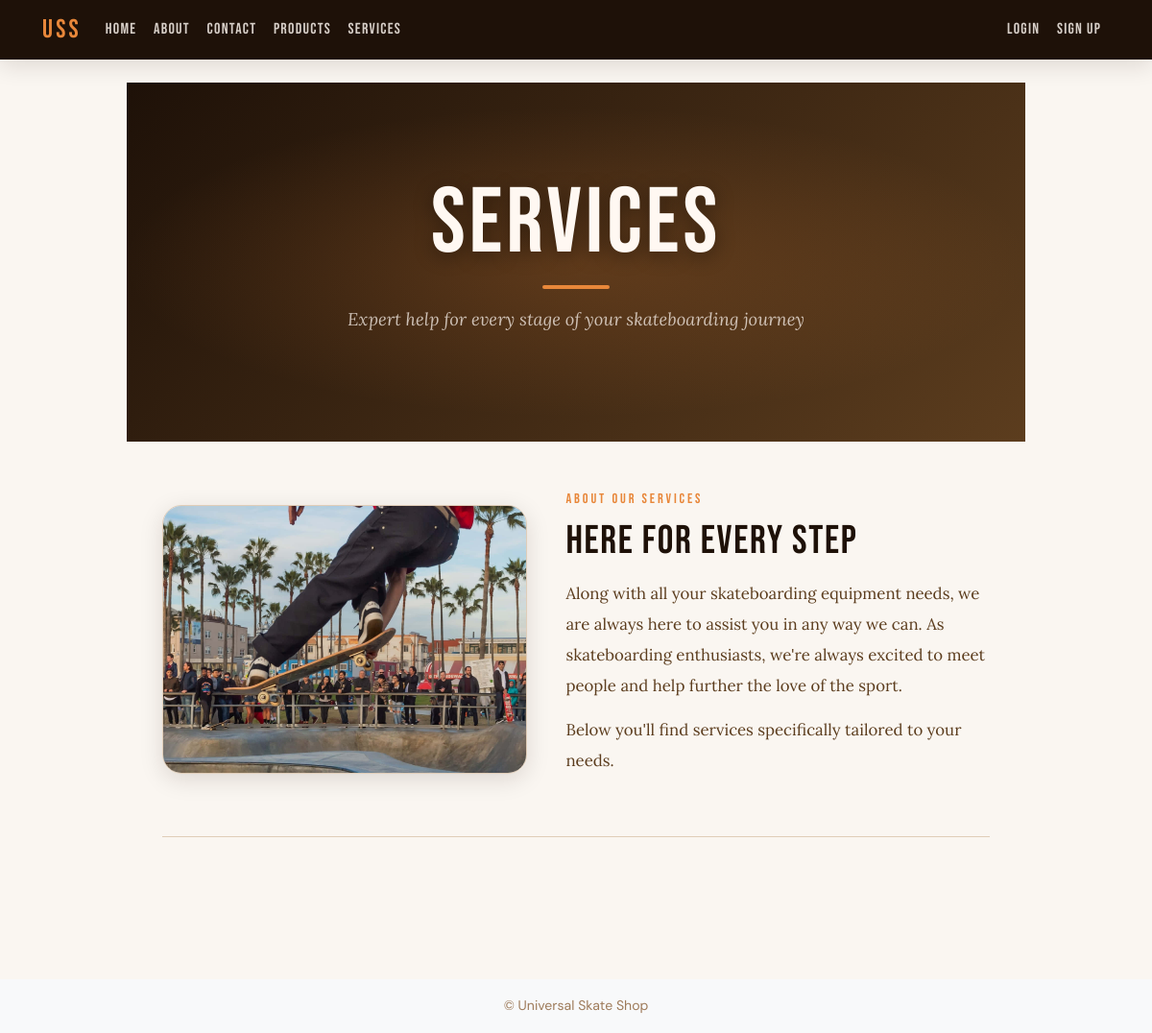
Page /services/list/ on the earlier database version.
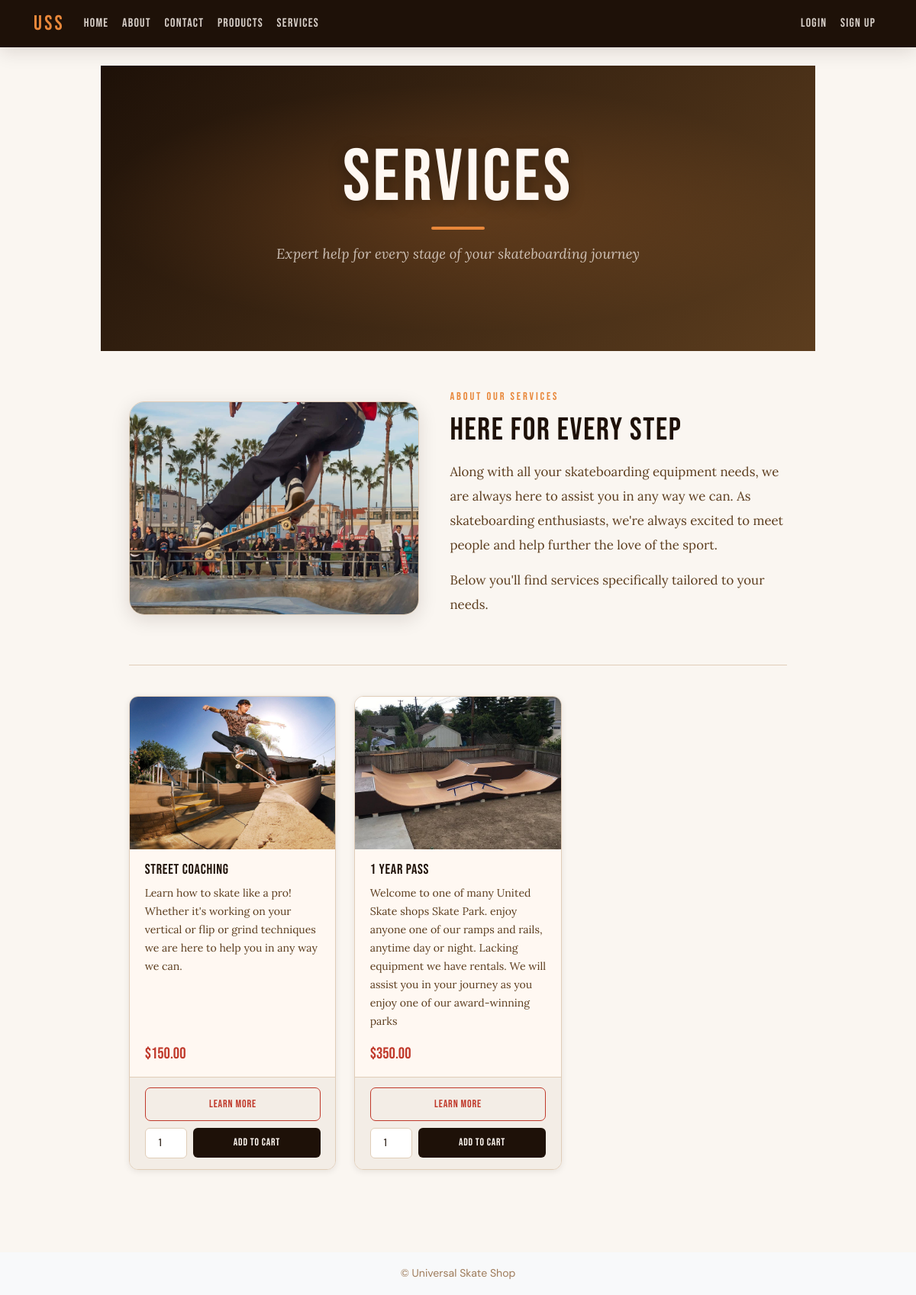
Same page on the later database version.
### services/models.py (models this page shows, shortened)
class Service(models.Model):
    img = models.ImageField(upload_to='product_pics/', blank=True, null=True)
    title = models.CharField(max_length=128)
    description = models.TextField()
    price = models.DecimalField(max_digits=10, decimal_places=2)
    quantity = models.PositiveIntegerField()

### services/views.py (the view)
# urls.py: path('list/', ServiceListView.as_view(), name='service_list'),
class ServiceListView(ListView):
    template_name = 'services/list.html'
    model = Service
    context_object_name = 'services'

### products/context_processors.py (called while the page is built)
def cart_item_count(request):
    if request.user.is_authenticated:
        order = Order.objects.filter(user=request.user, paid=False).first()
        if order:
            count = OrderItem.objects.filter(order=order).count()
            return {'cart_item_count': count}
    return {'cart_item_count': 0}

### templates/services/list.html (shortened to what this page needs)
{% extends 'base.html' %}
{% load static %}
{% block css %}
<link rel="stylesheet" href="{% static 'css/public.css' %}">
<link rel="stylesheet" href="{% static 'css/list.css' %}">
{% endblock %}
{% block content %}
<div class="page-hero">
  <h1>Services</h1>
  <p class="hero-sub">Expert help for every stage of your skateboarding journey</p>
</div>
<section class="article-section" style="border-bottom: 1px solid var(--clr-border);">
  <img class="section-img" src="{% static 'img/kickflip1.jpg' %}" alt="Skater kickflipping">
  <div class="section-text">
    <span class="section-tag">About Our Services</span>
    <h2>Here for Every Step</h2>
    <p>Along with all your skateboarding equipment needs, we are always here to assist you in any way we can. As skateboarding enthusiasts, we're always excited to meet people and help further the love of the sport.</p>
    <p>Below you'll find services specifically tailored to your needs.</p>
  </div>
</section>
<div class="catalog-wrap" style="margin-top: 2.5rem;">
  <div class="product-grid">
    {% for item in services %}
    <div class="product-card service-card">
      <div class="card-img-wrap">
        {% if item.img %}
          <img src="{{ item.img.url }}" alt="{{ item.title }}">
        {% else %}
          <img src="https://demofree.sirv.com/nope-not-here.jpg" alt="No image">
        {% endif %}
      </div>
      <div class="card-body">
        <div class="card-title">{{ item.title }}</div>
        <div class="card-desc">{{ item.description }}</div>
        {% if item.price %}<div class="card-price">${{ item.price }}</div>{% endif %}
      </div>
      <div class="card-actions">
        <a href="{% url 'service_detail' item.id %}" class="btn-detail">Learn More</a>
        <form method="POST" action="{% url 'cart_add' %}" class="add-to-cart">
          <input type="number" min="1" max="10" name="quantity" value="1">
          <button type="submit">Add to Cart</button>
        </form>
      </div>
    </div>
    {% endfor %}
  </div>
</div>
{% endblock %}

### templates/base.html (shortened to what this page needs)
<!DOCTYPE html>
<html lang="en">
<head>
    <link href="https://cdn.jsdelivr.net/npm/bootstrap@5.3.8/dist/css/bootstrap.min.css" rel="stylesheet">
    {% load static %}
    <link rel="stylesheet" href="{% static 'css/base.css' %}">
    {% block css %}{% endblock %}
</head>
<body>
<nav class="navbar navbar-expand-lg bg-body-tertiary">
  <div class="container-fluid">
    <a class="navbar-brand" href="{% url 'home' %}">USS</a>
    <div class="collapse navbar-collapse" id="navbarSupportedContent">
      <ul class="navbar-nav me-auto mb-2 mb-lg-0">
        <li class="nav-item"><a class="nav-link" href="{% url 'home' %}">Home</a></li>
        <li class="nav-item"><a class="nav-link" href="{% url 'about' %}">About</a></li>
        <li class="nav-item"><a class="nav-link" href="{% url 'contact' %}">Contact</a></li>
        <li class="nav-item"><a class="nav-link" href="{% url 'product_list' %}">Products</a></li>
        <li class="nav-item"><a class="nav-link" href="{% url 'service_list' %}">Services</a></li>
      </ul>
      <ul class="navbar-nav mb-2 mb-lg-0">
        {% if user.is_authenticated %}
          <li class="nav-item"><a class="nav-link" href="{% url 'profile' %}">👤 {{ user.username }}</a></li>
          <li class="nav-item">
            <a class="nav-link" href="{% url 'cart' %}">🛒
              {% if cart_item_count and cart_item_count > 0 %}
                <span class="badge text-bg-danger rounded-pill">{{ cart_item_count }}</span>
              {% endif %}
            </a>
          </li>
          <li class="nav-item">
            <form method="post" action="{% url 'logout' %}" class="d-inline">
              {% csrf_token %}
              <button type="submit" class="btn btn-link nav-link p-0 px-2">Logout</button>
            </form>
          </li>
        {% else %}
          <li class="nav-item"><a class="nav-link" href="{% url 'Login' %}">Login</a></li>
          <li class="nav-item"><a class="nav-link" href="{% url 'Signup' %}">Sign Up</a></li>
        {% endif %}
      </ul>
    </div>
  </div>
</nav>
<main>
    <div class="container mt-4">
        {% block content %}
        {% endblock %}
    </div>
    <footer class="mt-5 py-3 bg-body-tertiary">
        <div class="container text-center">
            <span class="text-muted">© Universal Skate Shop</span>
        </div>
    </footer>
</main>
</body>
</html>

### static/css/base.css (style rules this page uses)
:root { --clr-bg: #faf6f1; --clr-surface: #fff8f2; --clr-surface-alt: #f3ede6; --clr-primary: #c0392b; --clr-primary-dk: #962d22; --clr-accent: #e8873a; --clr-accent-lt: #f5c18a; --clr-dark: #1e1108; --clr-mid: #5c3d1e; --clr-muted: #9e7b5a; --clr-border: #e0cdb8; --clr-white: #fff8f2; --font-display: 'Bebas Neue', sans-serif; --font-body: 'DM Sans', sans-serif; --font-serif: 'Lora', Georgia, serif; --radius-sm: 6px; --radius-md: 12px; --radius-lg: 20px; --shadow-sm: 0 2px 8px rgba(30,17,8,.09); --shadow-md: 0 6px 24px rgba(30,17,8,.13); --shadow-lg: 0 16px 48px rgba(30,17,8,.17); --max-w: 1160px; --gap: clamp(2rem, 5vw, 4.5rem); }
*, *::before, *::after { box-sizing: border-box; margin: 0; padding: 0; }
html { scroll-behavior: smooth; font-size: 16px; }
body { font-family: var(--font-body); background: var(--clr-bg); color: var(--clr-dark); line-height: 1.7; min-height: 100vh; }
img { display: block; max-width: 100%; height: auto; border-radius: var(--radius-md); }
a { color: inherit; text-decoration: none; }
h1, h2, h3, h4 { font-family: var(--font-display); letter-spacing: .04em; line-height: 1.08; }
h1 { font-size: clamp(2rem, 5vw, 3.8rem); }
h2 { font-size: clamp(1.5rem, 3.5vw, 2.5rem); }
p, li { font-family: var(--font-body); font-size: clamp(.9rem, 1.4vw, 1rem); color: var(--clr-mid); }
.container { width: min(var(--max-w), 92%); margin-inline: auto; }
.navbar { background: var(--clr-dark) !important; padding: 0 1.5rem !important; height: 62px; position: sticky; top: 0; z-index: 200; box-shadow: var(--shadow-md); }
.navbar-brand { font-family: var(--font-display) !important; font-size: 1.7rem !important; letter-spacing: .12em !important; color: var(--clr-accent) !important; opacity: 1 !important; }
.navbar .nav-link, .navbar .btn-link.nav-link { font-family: var(--font-display) !important; font-size: 1rem !important; letter-spacing: .08em !important; color: rgba(255,248,242,.82) !important; font-weight: 400 !important; opacity: 1 !important; text-decoration: none !important; padding: .35rem .55rem !important; transition: color .2s !important; }
footer { background: var(--clr-dark) !important; color: var(--clr-muted) !important; text-align: center; padding: 2rem 1.5rem !important; font-family: var(--font-body); font-size: .88rem; margin-top: 5rem; }
footer .text-muted { color: var(--clr-muted) !important; }
@media (min-width: 1024px) and (max-width: 1279px) { :root { --max-w: 960px; } }
@media (min-width: 1024px) and (max-width: 1279px) { .navbar { padding: 0 2rem !important; } }

### static/css/list.css (style rules this page uses)
.service-card .card-body .card-desc { font-family: var(--font-serif); font-size: .88rem; color: var(--clr-mid); line-height: 1.7; margin-top: .25rem; }

Differences in the rows shown:
added Service: img (picture), title "street coaching", description "Learn how to skate like a pro! Whether it's working on your vertical or flip or grind techniques we are here to help you in any way we can.", price "150.00"
added Service: img (picture), title "1 year pass", description "Welcome to one of many United Skate shops Skate Park. enjoy anyone one of our ramps and rails, anytime day or night. Lacking equipment we have rentals. We will assist you in your journey as you enjoy one of our award-winning parks", price "350.00"
